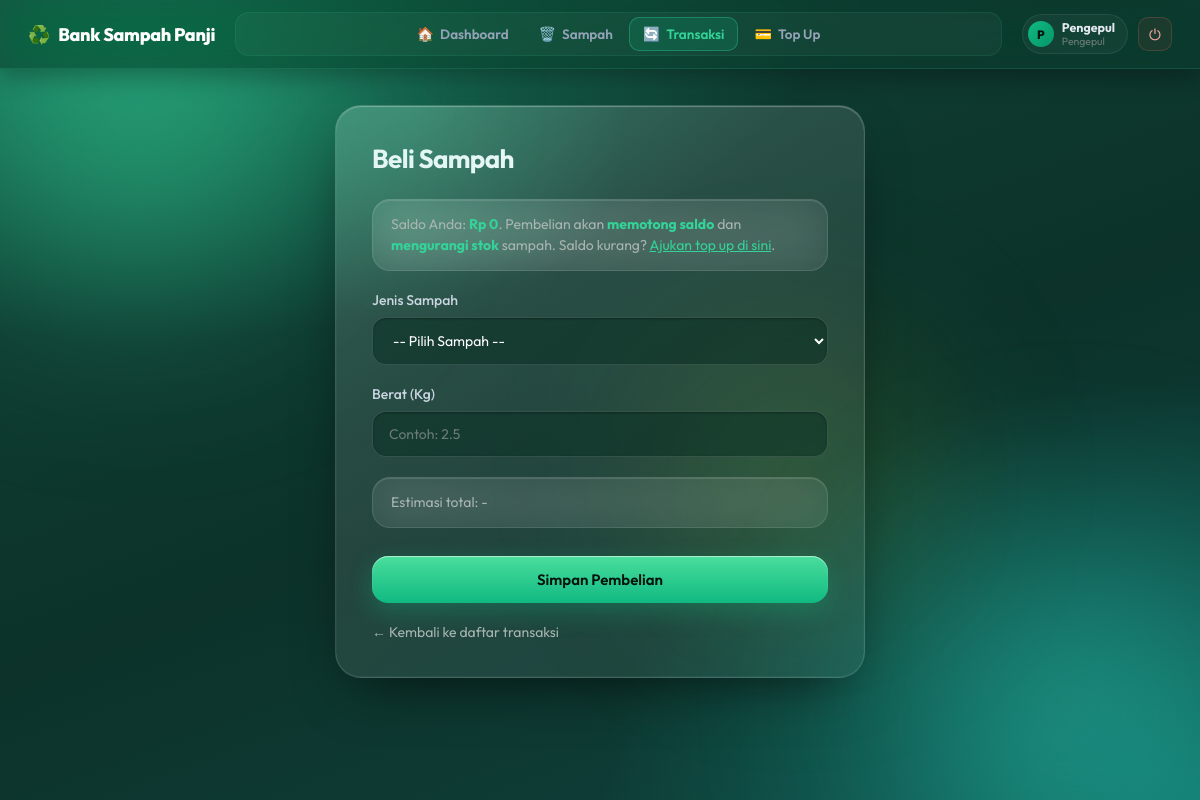
Page /transaksi/tambah.php (signed in) on the earlier database version.
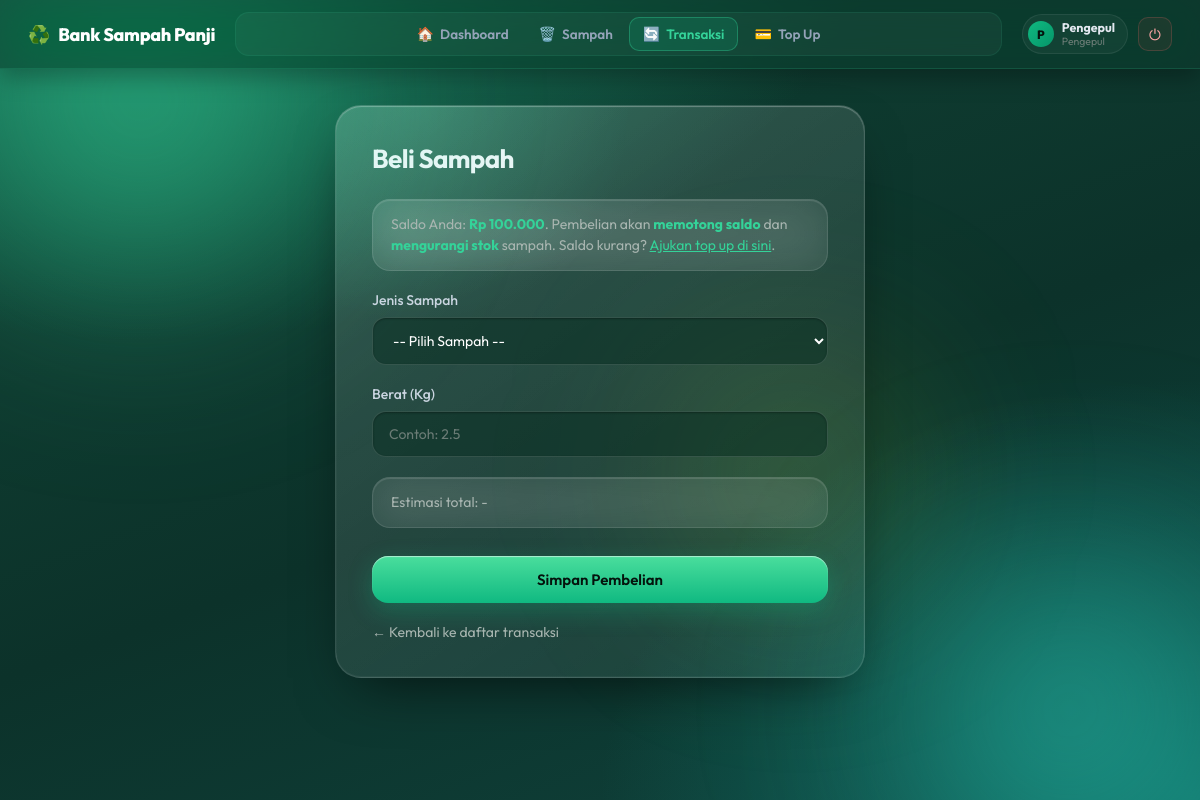
Same page on the later database version.
### tables this page shows
CREATE TABLE `users` (
  `id_user` int(11) NOT NULL,
  `nama` varchar(100) NOT NULL,
  `username` varchar(50) NOT NULL,
  `password` varchar(255) NOT NULL,
  `saldo` decimal(15,2) NOT NULL DEFAULT 0.00,
  `role` enum('admin','nasabah','siswa','guru','pengepul') NOT NULL DEFAULT 'siswa'
);

### transaksi/tambah.php (the view, shortened to what this page needs)
<?php
require "index.php";
$in_berat  = "";
if (is_admin())        { $judul = "Tambah Transaksi"; }
elseif (is_pengepul()) { $judul = "Beli Sampah"; }
else                   { $judul = "Setor Sampah"; }
?>
<!DOCTYPE html>
<html lang="id">
<head>
</head>
<body>
    <div class="bg-glow-1"></div>
    <div class="bg-glow-2"></div>
    <div class="container narrow">
        <div class="form-card">
            <h2><?= e($judul) ?></h2>
            <?php if (is_penjual()): ?>
                <div class="info-box">Setoran dicatat atas nama <strong><?= e($_SESSION["nama"] ?? "") ?></strong>. Nilainya otomatis masuk ke <strong>saldo</strong> Anda.</div>
            <?php elseif (is_pengepul()): ?>
                <?php $__me = q_one($koneksi, "SELECT saldo FROM users WHERE id_user = ?", "i", $ID_USER); ?>
                <div class="info-box">
                    Saldo Anda: <strong><?= rupiah($__me["saldo"] ?? 0) ?></strong>. Pembelian akan <strong>memotong saldo</strong> dan <strong>mengurangi stok</strong> sampah.
                    Saldo kurang? <a href="../topup_saldo/tambah.php" style="color:#34d399;">Ajukan top up di sini</a>.
                </div>
            <?php endif; ?>
            <form method="POST" action="tambah.php">
                <div class="form-group">
                    <label>Jenis Sampah</label>
                    <select name="id_sampah" id="id_sampah" class="input-control" required>
                        <option value="">-- Pilih Sampah --</option>
                    </select>
                </div>
                <div class="form-group">
                    <label>Berat (Kg)</label>
                    <input type="number" step="0.01" min="0.01" name="berat_kg" id="berat_kg" class="input-control" placeholder="Contoh: 2.5" value="<?= e($in_berat) ?>" required>
                </div>
                <div class="info-box" id="estimasi">Estimasi total: -</div>
                <button type="submit" class="btn-submit"><?= is_pengepul() ? "Simpan Pembelian" : "Simpan Setoran" ?></button>
            </form>
            <a class="btn-kembali" href="index.php">&larr; Kembali ke daftar transaksi</a>
        </div>
    </div>
</body>
</html>

Differences in the rows shown:
changed users: saldo "Rp 0" → "Rp 100.000"
